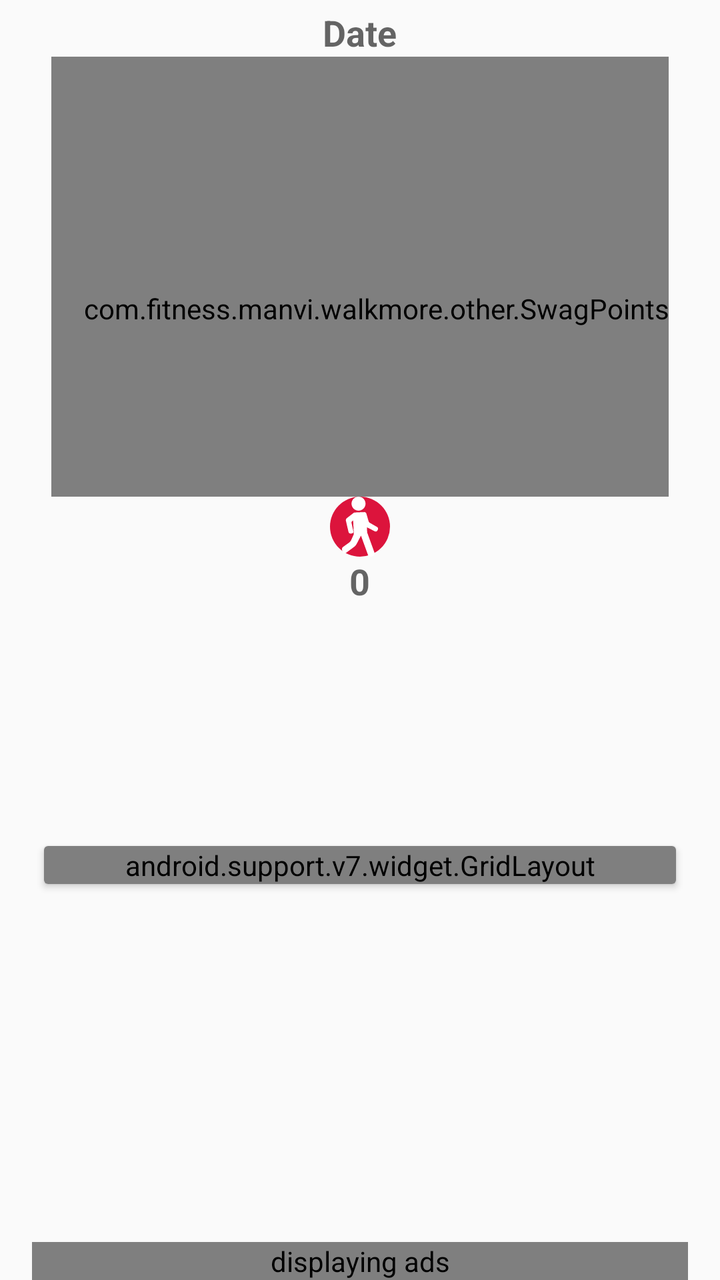
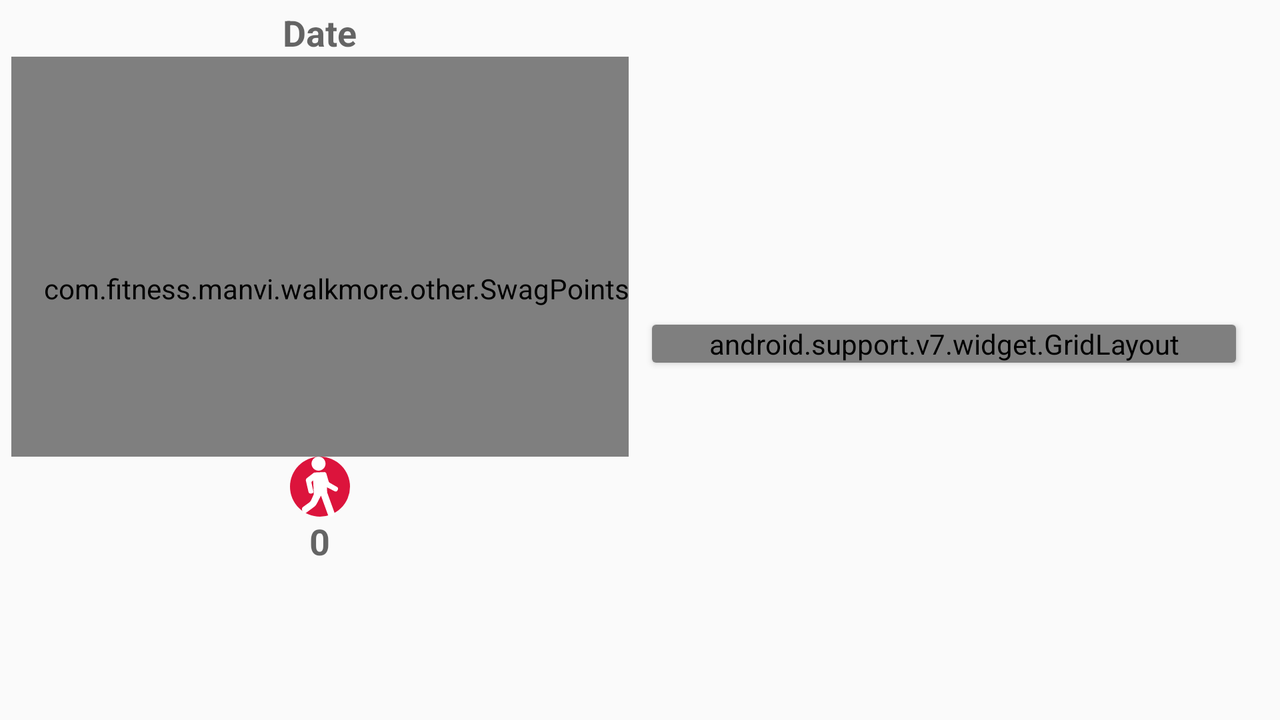

An Android layout and its configuration variant, each rendered on a device that would load it. The default file and the variant file are quoted in full after the pictures.
<!-- AndroidManifest.xml: application theme AppTheme -->
<!-- res/layout/fragment_main_activity.xml -->
<RelativeLayout xmlns:android="http://schemas.android.com/apk/res/android"
    xmlns:ads="http://schemas.android.com/apk/res-auto"
    xmlns:app="http://schemas.android.com/apk/res-auto"
    xmlns:tools="http://schemas.android.com/tools"
    android:layout_width="match_parent"
    android:layout_height="match_parent"
    android:layout_marginEnd="@dimen/margin_right"
    android:layout_marginLeft="@dimen/margin_left"
    android:layout_marginRight="@dimen/margin_left"
    android:layout_marginStart="@dimen/margin_left">

    <LinearLayout
        android:layout_width="match_parent"
        android:layout_height="match_parent"
        android:layout_above="@+id/adView"
        android:orientation="vertical"
        android:weightSum="1">

        <FrameLayout
            android:layout_width="match_parent"
            android:layout_height="wrap_content"
            android:layout_gravity="center"
            android:layout_weight=".40">

            <include
                android:id="@+id/main_activity_view"
                layout="@layout/date_steps"
                android:layout_width="match_parent"
                android:layout_height="wrap_content" />
        </FrameLayout>

        <FrameLayout
            android:layout_width="match_parent"
            android:layout_height="wrap_content"
            android:layout_gravity="center"
            android:layout_weight=".60"
            android:orientation="vertical">

            <android.support.v7.widget.CardView
                android:layout_width="match_parent"
                android:layout_height="wrap_content"
                android:layout_marginEnd="@dimen/four_dp"
                android:layout_marginLeft="@dimen/four_dp"
                android:layout_marginRight="@dimen/four_dp"
                android:layout_marginStart="@dimen/four_dp"
                android:elevation="@dimen/eight_dp"
                app:cardPreventCornerOverlap="false"
                app:cardUseCompatPadding="true"
                tools:ignore="UnusedAttribute">

                <include
                    layout="@layout/information"
                    android:layout_width="match_parent"
                    android:layout_height="wrap_content" />
            </android.support.v7.widget.CardView>
        </FrameLayout>
    </LinearLayout>

    <com.google.android.gms.ads.AdView
        android:id="@+id/adView"
        android:layout_width="match_parent"
        android:layout_height="wrap_content"
        android:layout_alignParentBottom="true"
        android:contentDescription="@string/ads"
        ads:adSize="BANNER"
        ads:adUnitId="@string/ad_unitId"
        tools:ignore="InconsistentLayout" />
</RelativeLayout>
<!-- res/layout/date_steps.xml (included above) -->
<?xml version="1.0" encoding="utf-8"?>
<LinearLayout xmlns:android="http://schemas.android.com/apk/res/android"
        xmlns:tools="http://schemas.android.com/tools"
        tools:context="com.fitness.manvi.walkmore.ui.activity.MainActivity"
        android:layout_width="wrap_content"
        android:layout_height="wrap_content"
        android:gravity="center"
        android:orientation="vertical">

    <TextView
        android:layout_marginTop="@dimen/four_dp"
        android:id="@+id/today_date"
        android:layout_width="wrap_content"
        android:layout_height="wrap_content"
        android:layout_gravity="center_vertical|center_horizontal|clip_horizontal"
        android:textStyle="bold"
        android:textAppearance="@style/TextAppearance.AppCompat.Medium"
        tools:text="Date" />

    <FrameLayout
        android:layout_width="wrap_content"
        android:layout_height="wrap_content"
        android:layout_gravity="center_vertical|center_horizontal|clip_horizontal">

        <com.fitness.manvi.walkmore.other.SwagPoints
            xmlns:swagpoints="http://schemas.android.com/apk/res-auto"
            android:id="@+id/seekbar_point"
            android:layout_width="wrap_content"
            android:layout_height="@dimen/circle_height"
            android:layout_gravity="center_vertical|center_horizontal|clip_horizontal"
            android:elevation="@dimen/eight_dp"
            android:paddingLeft="@dimen/margin_left"
            android:paddingStart="@dimen/margin_left"
            android:paddingTop="@dimen/line_margin_top"
            swagpoints:arcColor="@color/color_arc"
            swagpoints:arcWidth="@dimen/arc_progress_width"
            swagpoints:min="0"
            swagpoints:progressColor="@color/color_progress"
            swagpoints:progressWidth="@dimen/arc_progress_width"
            swagpoints:step="1"
            swagpoints:textColor="@color/progressColor"
            swagpoints:textSize="50sp"
            tools:ignore="RtlHardcoded,RtlSymmetry,UnusedAttribute" />

        <TextView
            android:id="@+id/remainingSteps_Count"
            android:layout_width="wrap_content"
            android:layout_height="wrap_content"
            android:layout_gravity="center_vertical|center_horizontal|clip_horizontal"
            android:layout_marginTop="@dimen/line_margin_top"
            tools:text="@string/remainingSteps1" />

        <ImageView
            android:id="@+id/imageFlag"
            android:layout_width="@dimen/target_image_height"
            android:layout_height="@dimen/target_image_height"
            android:contentDescription="@string/a11y_target_acheived"
            android:layout_gravity="center_vertical|center_horizontal|clip_horizontal"
            android:src="@drawable/ic_flag"
            android:visibility="invisible" />
    </FrameLayout>

        <ImageView
            android:layout_width="wrap_content"
            android:layout_height="30dp"
            android:adjustViewBounds="true"
            android:layout_gravity="center_vertical|center_horizontal|clip_horizontal"
            android:contentDescription="@string/total"
            android:scaleType="centerCrop"
            android:src="@drawable/round_shape" />

        <TextView
            android:id="@+id/total_Steps"
            android:layout_width="wrap_content"
            android:layout_height="wrap_content"
            android:layout_gravity="center_vertical|center_horizontal|clip_horizontal"
            android:textStyle="bold"
            android:text="@string/totalSteps1"
            android:textAppearance="@style/TextAppearance.AppCompat.Medium" />
    </LinearLayout>
<!-- res/layout/information.xml (included above) -->
<?xml version="1.0" encoding="utf-8"?>
<android.support.v7.widget.GridLayout
    xmlns:android="http://schemas.android.com/apk/res/android"
    xmlns:app="http://schemas.android.com/apk/res-auto"
    android:layout_width="match_parent"
    android:layout_height="wrap_content"
    xmlns:tools="http://schemas.android.com/tools"
    android:background="@color/grid_background"
    android:stretchMode="columnWidth"
    app:columnCount="2"
    tools:ignore="Overdraw">

    <LinearLayout
        android:id="@+id/distance_view"
        android:layout_width="wrap_content"
        android:layout_height="wrap_content"
        android:layout_marginBottom="@dimen/civ_boarder_width"
        android:layout_marginEnd="@dimen/civ_boarder_width"
        android:layout_marginRight="@dimen/civ_boarder_width"
        android:background="@color/colorWhite"
        android:gravity="center"
        android:orientation="horizontal"
        android:paddingBottom="@dimen/margin_bottom"
        android:paddingTop="@dimen/margin_top"
        app:layout_columnWeight="1"
        tools:ignore="RtlHardcoded">

        <ImageView
            android:layout_width="wrap_content"
            android:layout_height="@dimen/image_height"
            android:layout_gravity="center"
            android:adjustViewBounds="true"
            android:contentDescription="@string/a11y_content_distance"
            android:scaleType="centerCrop"
            android:src="@drawable/ic_distance" />

        <LinearLayout
            android:layout_width="wrap_content"
            android:layout_height="wrap_content"
            android:layout_marginLeft="@dimen/eight_dp"
            android:layout_marginStart="@dimen/eight_dp"
            android:orientation="vertical"
            tools:ignore="RtlHardcoded">

            <TextView
                android:id="@+id/distance"
                android:layout_width="wrap_content"
                android:layout_height="wrap_content"
                android:text="@string/distance1"
                android:textAppearance="@style/TextAppearance.AppCompat.Headline" />

            <TextView
                android:layout_width="wrap_content"
                android:layout_height="wrap_content"
                android:text="@string/distance"
                android:textAllCaps="false"
                android:textAppearance="@style/TextAppearance.AppCompat.Medium" />
        </LinearLayout>
    </LinearLayout>

    <LinearLayout
        android:id="@+id/calorie_view"
        android:layout_width="wrap_content"
        android:layout_height="wrap_content"
        android:layout_marginBottom="@dimen/civ_boarder_width"
        android:layout_marginLeft="@dimen/civ_boarder_width"
        android:layout_marginStart="@dimen/civ_boarder_width"
        android:background="@color/colorWhite"
        android:gravity="center"
        android:orientation="horizontal"
        android:paddingBottom="@dimen/margin_bottom"
        android:paddingTop="@dimen/margin_top"
        app:layout_columnWeight="1"
        tools:ignore="RtlHardcoded">

        <ImageView
            android:layout_width="wrap_content"
            android:layout_height="@dimen/image_height"
            android:layout_gravity="center"
            android:adjustViewBounds="true"
            android:contentDescription="@string/a11y_content_calorie"
            android:scaleType="centerCrop"
            android:src="@drawable/ic_flame" />

        <LinearLayout
            android:layout_width="wrap_content"
            android:layout_height="wrap_content"
            android:layout_marginLeft="@dimen/eight_dp"
            android:layout_marginStart="@dimen/eight_dp"
            android:orientation="vertical"
            tools:ignore="RtlHardcoded">

            <TextView
                android:id="@+id/calorie_Count"
                android:layout_width="wrap_content"
                android:layout_height="wrap_content"
                android:text="@string/calorie1"
                android:textAppearance="@style/TextAppearance.AppCompat.Headline" />

            <TextView
                android:layout_width="wrap_content"
                android:layout_height="wrap_content"
                android:text="@string/calories"
                android:textAllCaps="false"
                android:textAppearance="@style/TextAppearance.AppCompat.Medium" />
        </LinearLayout>
    </LinearLayout>

    <LinearLayout
        android:id="@+id/durationView"
        android:layout_width="wrap_content"
        android:layout_height="wrap_content"
        android:layout_marginEnd="@dimen/civ_boarder_width"
        android:layout_marginRight="@dimen/civ_boarder_width"
        android:layout_marginTop="@dimen/civ_boarder_width"
        android:background="@color/colorWhite"
        android:gravity="center"
        android:orientation="horizontal"
        android:paddingBottom="@dimen/margin_bottom"
        android:paddingTop="@dimen/margin_top"
        app:layout_columnWeight="1"
        tools:ignore="RtlHardcoded">

        <ImageView
            android:layout_width="wrap_content"
            android:layout_height="@dimen/image_height"
            android:layout_gravity="center"
            android:adjustViewBounds="true"
            android:contentDescription="@string/a11y_content_duration"
            android:scaleType="centerCrop"
            android:src="@drawable/ic_clockwise_rotation" />

        <LinearLayout
            android:layout_width="wrap_content"
            android:layout_height="wrap_content"
            android:layout_marginLeft="@dimen/eight_dp"
            android:layout_marginStart="@dimen/eight_dp"
            android:orientation="vertical"
            tools:ignore="RtlHardcoded">

            <TextView
                android:id="@+id/duration"
                android:layout_width="wrap_content"
                android:layout_height="wrap_content"
                android:text="@string/duration1"
                android:textAppearance="@style/TextAppearance.AppCompat.Headline" />

            <TextView
                android:layout_width="wrap_content"
                android:layout_height="wrap_content"
                android:text="@string/duration"
                android:textAllCaps="false"
                android:textAppearance="@style/TextAppearance.AppCompat.Medium" />
        </LinearLayout>
    </LinearLayout>

    <LinearLayout
        android:id="@+id/bmi_view"
        android:layout_width="wrap_content"
        android:layout_height="wrap_content"
        android:layout_marginLeft="@dimen/civ_boarder_width"
        android:layout_marginStart="@dimen/civ_boarder_width"
        android:layout_marginTop="@dimen/civ_boarder_width"
        android:background="@color/colorWhite"
        android:gravity="center"
        android:orientation="horizontal"
        android:paddingBottom="@dimen/margin_bottom"
        android:paddingTop="@dimen/margin_top"
        app:layout_columnWeight="1"
        tools:ignore="RtlHardcoded">

        <ImageView
            android:layout_width="wrap_content"
            android:layout_height="45dp"
            android:layout_gravity="center"
            android:adjustViewBounds="true"
            android:contentDescription="@string/a11y_content_bmi"
            android:scaleType="centerCrop"
            android:src="@mipmap/ic_bmi" />

        <LinearLayout
            android:layout_width="wrap_content"
            android:layout_height="wrap_content"
            android:layout_marginLeft="@dimen/eight_dp"
            android:layout_marginStart="@dimen/eight_dp"
            android:orientation="vertical"
            tools:ignore="RtlHardcoded">

            <TextView
                android:id="@+id/bmi_count"
                android:layout_width="wrap_content"
                android:layout_height="wrap_content"
                android:ellipsize="none"
                android:scrollHorizontally="false"
                android:textAppearance="@style/TextAppearance.AppCompat.Headline" />

            <TextView
                android:id="@+id/bmi_value"
                android:layout_width="wrap_content"
                android:layout_height="wrap_content"
                android:text="@string/bmi"
                android:textAllCaps="false"
                android:textAppearance="@style/TextAppearance.AppCompat.Medium" />
        </LinearLayout>
    </LinearLayout>
</android.support.v7.widget.GridLayout>
<!-- resources referenced by this layout -->
<resources>
  <color name="colorWhite">#FFFFFF</color>
  <color name="color_arc">#dadada</color>
  <color name="grid_background">#e5e5e5</color>
  <color name="progressColor">#DC143C</color>
  <dimen name="arc_progress_width">10dp</dimen>
  <dimen name="circle_height">220dp</dimen>
  <dimen name="civ_boarder_width">2dp</dimen>
  <dimen name="eight_dp">8dp</dimen>
  <dimen name="four_dp">4dp</dimen>
  <dimen name="image_height">35dp</dimen>
  <dimen name="line_margin_top">32dp</dimen>
  <dimen name="margin_bottom">16dp</dimen>
  <dimen name="margin_left">16dp</dimen>
  <dimen name="margin_right">16dp</dimen>
  <dimen name="margin_top">16dp</dimen>
  <dimen name="target_image_height">70dp</dimen>
  <!-- drawable ic_flag (drawable) -->
  <vector android:height="24dp" android:viewportHeight="60.0"
      android:viewportWidth="60.0" android:width="24dp" xmlns:android="http://schemas.android.com/apk/res/android">
      <path android:fillColor="#4CAF50" android:pathData="M46.71,25l10.61,-15.43c0.21,-0.31 0.23,-0.7 0.06,-1.03C57.21,8.21 56.87,8 56.5,8h-30V4c0,-0.55 -0.45,-1 -1,-1h-21V1c0,-0.55 -0.45,-1 -1,-1s-1,0.45 -1,1v3v29v26c0,0.55 0.45,1 1,1s1,-0.45 1,-1V34h11.03c-0.63,0.84 -1.03,1.87 -1.03,3c0,2.76 2.24,5 5,5h37c0.37,0 0.71,-0.21 0.88,-0.53c0.17,-0.33 0.15,-0.73 -0.06,-1.03L46.71,25z"/>
  </vector>
  <!-- drawable round_shape (drawable-v21) -->
  <?xml version="1.0" encoding="utf-8"?>
  <ripple xmlns:android="http://schemas.android.com/apk/res/android"
      android:color="?android:colorControlHighlight">
      <item>
          <shape android:shape="oval">
              <solid android:color="#DC143C" />
          </shape>
      </item>
      <item android:drawable="@drawable/ic_one_man_walking" />
  </ripple>
  <string name="a11y_content_bmi">BMI</string>
  <string name="a11y_content_calorie">Calorie</string>
  <string name="a11y_content_distance">distance</string>
  <string name="a11y_content_duration">Duration</string>
  <string name="a11y_target_acheived">Target Achieved</string>
  <string name="ad_unitId" translatable="false">ca-app-pub-4862241919033566/2684536934</string>
  <string name="ads">displaying ads</string>
  <string name="bmi">BMI</string>
  <string name="calorie1">0 kcal</string>
  <string name="calories">Calories</string>
  <string name="distance">Distance</string>
  <string name="distance1">0 km</string>
  <string name="duration">Duration</string>
  <string name="duration1">0 min</string>
  <string name="remainingSteps1"> Remaining Steps:0</string>
  <string name="total">Total Steps</string>
  <string name="totalSteps1" translatable="false">0</string>
  <!-- from res/values-v21/ -->
  <style name="AppTheme" parent="Theme.AppCompat.Light.NoActionBar">
          
          <item name="colorPrimary">@color/primary</item>
          <item name="colorPrimaryDark">@color/primary_dark</item>
          <item name="colorAccent">@color/accent</item>
          <item name="preferenceTheme">@style/PreferenceThemeOverlay.v14.Material</item>
          
          <item name="android:windowEnterTransition">@android:transition/slide_bottom</item>
      </style>
  <color name="primary">#4CAF50</color>
  <color name="primary_dark">#388E3C</color>
  <color name="accent">#FF5722</color>
  <!-- some entries are left out for length -->
</resources>
<!-- res/layout-land/fragment_main_activity.xml (the repository's variant of the layout above) -->
<!-- drawn on the phone turned sideways -->
<?xml version="1.0" encoding="utf-8"?>
<android.support.design.widget.CoordinatorLayout xmlns:android="http://schemas.android.com/apk/res/android"
    xmlns:app="http://schemas.android.com/apk/res-auto"
    xmlns:tools="http://schemas.android.com/tools"
    android:id="@+id/main_content"
    android:layout_height="match_parent"
    android:layout_width="match_parent">

    <LinearLayout
        android:layout_width="match_parent"
        android:layout_height="match_parent"
        android:orientation="horizontal"
        android:baselineAligned="false">

    <FrameLayout
        android:layout_width="0dp"
        android:layout_height="match_parent"
        android:layout_weight=".50">

    <include layout="@layout/date_steps"
        android:layout_width="match_parent"
        android:layout_height="wrap_content"
        android:id="@+id/main_activity_view"/>

    </FrameLayout>

    <FrameLayout
        android:layout_width="0dp"
        android:layout_height="match_parent"
        android:layout_weight=".50">

        <android.support.v7.widget.CardView
            android:layout_width="match_parent"
            android:layout_height="wrap_content"
            android:layout_gravity="center"
            android:layout_marginTop="@dimen/eight_dp"
            android:layout_marginBottom="@dimen/margin_left"
            android:layout_marginRight="@dimen/margin_right"
            android:layout_marginLeft="8dp"
            android:layout_marginStart="@dimen/eight_dp"
            android:layout_marginEnd="@dimen/margin_right"
            android:elevation="@dimen/eight_dp"
            app:cardUseCompatPadding="true"
            app:cardPreventCornerOverlap="false"
            tools:ignore="RtlHardcoded,UnusedAttribute">

    <include layout="@layout/information"
        android:layout_height="wrap_content"
        android:layout_width="match_parent"
        android:layout_below="@+id/main_activity_view"/>
        </android.support.v7.widget.CardView>
    </FrameLayout>
    </LinearLayout>
</android.support.design.widget.CoordinatorLayout>
<!-- resources referenced by the variant -->
<!-- as the phone turned sideways resolves them -->
<resources>
  <color name="colorWhite">#FFFFFF</color>
  <color name="color_arc">#dadada</color>
  <color name="grid_background">#e5e5e5</color>
  <color name="progressColor">#DC143C</color>
  <dimen name="arc_progress_width">10dp</dimen>
  <!-- from res/values-land/ -->
  <dimen name="circle_height">200dp</dimen>
  <dimen name="civ_boarder_width">2dp</dimen>
  <dimen name="eight_dp">8dp</dimen>
  <dimen name="four_dp">4dp</dimen>
  <dimen name="image_height">35dp</dimen>
  <!-- from res/values-land/ -->
  <dimen name="line_margin_top">32dp</dimen>
  <dimen name="margin_bottom">16dp</dimen>
  <dimen name="margin_left">16dp</dimen>
  <dimen name="margin_right">16dp</dimen>
  <dimen name="margin_top">16dp</dimen>
  <dimen name="target_image_height">70dp</dimen>
  <!-- drawable ic_flag (drawable) -->
  <vector android:height="24dp" android:viewportHeight="60.0"
      android:viewportWidth="60.0" android:width="24dp" xmlns:android="http://schemas.android.com/apk/res/android">
      <path android:fillColor="#4CAF50" android:pathData="M46.71,25l10.61,-15.43c0.21,-0.31 0.23,-0.7 0.06,-1.03C57.21,8.21 56.87,8 56.5,8h-30V4c0,-0.55 -0.45,-1 -1,-1h-21V1c0,-0.55 -0.45,-1 -1,-1s-1,0.45 -1,1v3v29v26c0,0.55 0.45,1 1,1s1,-0.45 1,-1V34h11.03c-0.63,0.84 -1.03,1.87 -1.03,3c0,2.76 2.24,5 5,5h37c0.37,0 0.71,-0.21 0.88,-0.53c0.17,-0.33 0.15,-0.73 -0.06,-1.03L46.71,25z"/>
  </vector>
  <!-- drawable round_shape (drawable-v21) -->
  <?xml version="1.0" encoding="utf-8"?>
  <ripple xmlns:android="http://schemas.android.com/apk/res/android"
      android:color="?android:colorControlHighlight">
      <item>
          <shape android:shape="oval">
              <solid android:color="#DC143C" />
          </shape>
      </item>
      <item android:drawable="@drawable/ic_one_man_walking" />
  </ripple>
  <string name="a11y_content_bmi">BMI</string>
  <string name="a11y_content_calorie">Calorie</string>
  <string name="a11y_content_distance">distance</string>
  <string name="a11y_content_duration">Duration</string>
  <string name="a11y_target_acheived">Target Achieved</string>
  <string name="bmi">BMI</string>
  <string name="calorie1">0 kcal</string>
  <string name="calories">Calories</string>
  <string name="distance">Distance</string>
  <string name="distance1">0 km</string>
  <string name="duration">Duration</string>
  <string name="duration1">0 min</string>
  <string name="remainingSteps1"> Remaining Steps:0</string>
  <string name="total">Total Steps</string>
  <string name="totalSteps1" translatable="false">0</string>
  <!-- from res/values-v21/ -->
  <style name="AppTheme" parent="Theme.AppCompat.Light.NoActionBar">
          
          <item name="colorPrimary">@color/primary</item>
          <item name="colorPrimaryDark">@color/primary_dark</item>
          <item name="colorAccent">@color/accent</item>
          <item name="preferenceTheme">@style/PreferenceThemeOverlay.v14.Material</item>
          
          <item name="android:windowEnterTransition">@android:transition/slide_bottom</item>
      </style>
  <color name="primary">#4CAF50</color>
  <color name="primary_dark">#388E3C</color>
  <color name="accent">#FF5722</color>
  <!-- some entries are left out for length -->
</resources>
